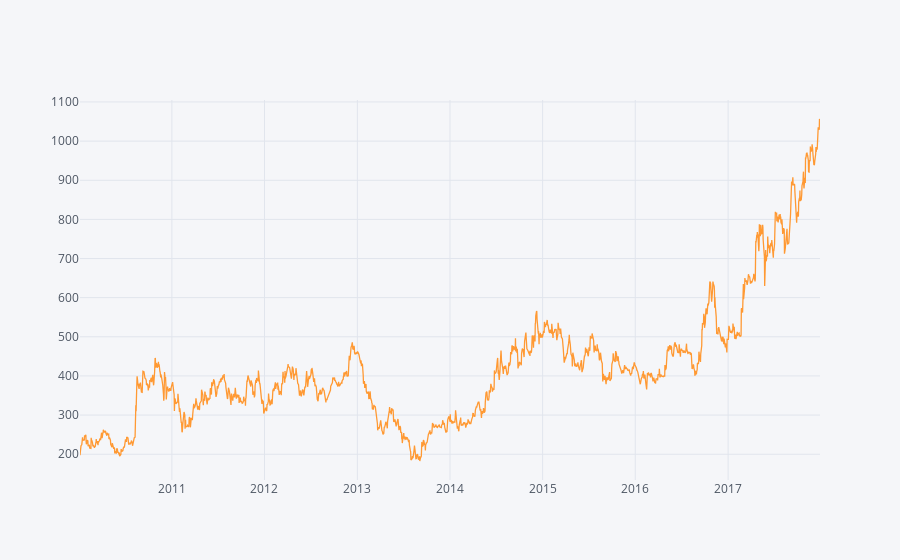

The code cell stored with this chart in its notebook:
### Code cell
raymond['Open'].iplot()

### Figure 1 — Plotly figure (JSON) as saved in the notebook; plotly's stock layout.template omitted (floating-point values rounded to 4 significant figures; data arrays with more than 128 entries replaced by an {"elided": "..."} marker saying what was removed)
{"data": [{"line": {"color": "rgba(255, 153, 51, 1.0)", "dash": "solid", "shape": "linear", "width": 1.3}, "mode": "lines", "name": "Open", "text": "", "type": "scatter", "x": {"elided": "1973 str values"}, "y": {"elided": "1973 float values"}}], "layout": {"legend": {"bgcolor": "#F5F6F9", "font": {"color": "#4D5663"}}, "paper_bgcolor": "#F5F6F9", "plot_bgcolor": "#F5F6F9", "title": {"font": {"color": "#4D5663"}}, "xaxis": {"gridcolor": "#E1E5ED", "showgrid": true, "tickfont": {"color": "#4D5663"}, "title": {"font": {"color": "#4D5663"}, "text": ""}, "zerolinecolor": "#E1E5ED"}, "yaxis": {"gridcolor": "#E1E5ED", "showgrid": true, "tickfont": {"color": "#4D5663"}, "title": {"font": {"color": "#4D5663"}, "text": ""}, "zerolinecolor": "#E1E5ED"}}}
